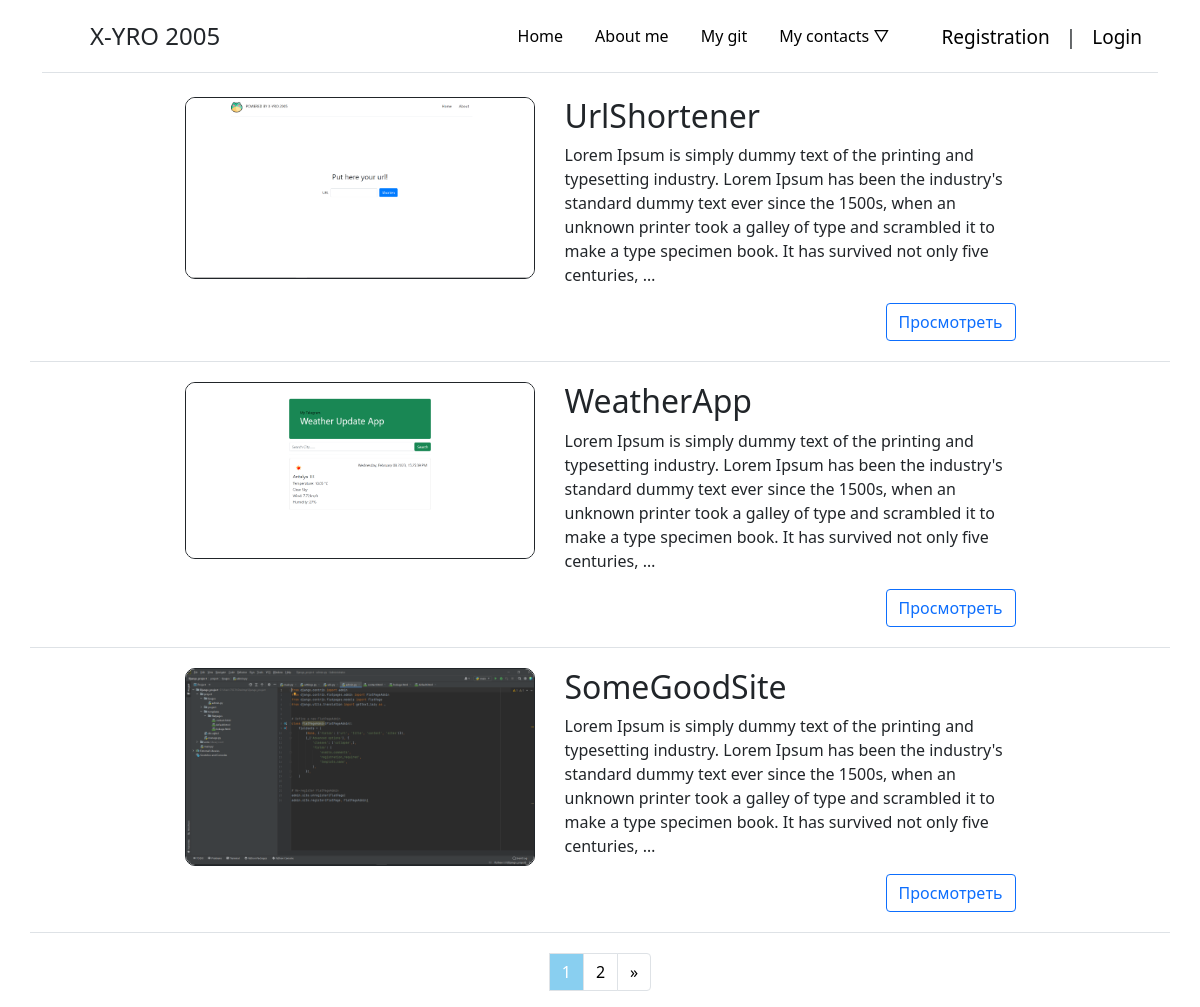
The page / on the database its author committed.
### WebPortfolioApp/models.py (models this page shows, shortened)
class PortfolioStructure(models.Model):
    title = models.CharField(max_length=255, unique=True)
    slug = models.SlugField(null=True, unique=True, db_index=True)
    upload_img = models.ImageField(upload_to='image/%Y/%m/%d/', blank=True)
    upload = models.FileField(upload_to='video/%Y/%m/%d/')
    descr = models.TextField()
    site_url = models.URLField(blank=False)
    git_url = models.URLField(blank=False)
    likes = models.ManyToManyField(User, related_name='likes')
    def get_absolute_url(self):
        return reverse('project', kwargs={'proj_slug': self.slug})
    class Meta:
        ordering = ['id']

### WebPortfolioApp/views.py (the view)
# urls.py: path('', ListProjects.as_view(), name='home'),
class ListProjects(ListView):
    paginate_by = 3
    model = PortfolioStructure
    template_name = 'WebPortfolioApp/index.html'
    context_object_name = 'projects'

### WebPortfolioApp/templates/WebPortfolioApp/index.html (shortened to what this page needs)
{% extends 'WebPortfolioApp/base.html' %}
{% block content %}
    <div class="container">
            {% for p in projects %}
                <div class="row class-proj">
                    <div class="col-1 mx-auto">
                        {% if p.upload_img %}
                        <div class="proj-img"><img src="{{ p.upload_img.url }}"></div>
                        {% endif %}
                    </div>
                <div class="col-5 mx-auto">
                    <h2>{{p.title}}</h2>
                {% autoescape on %}
                {{p.descr|linebreaks|truncatewords:50}}
                {% endautoescape %}
                        <a href="{{ p.get_absolute_url }}" class="btn btn-outline-primary">Просмотреть</a>
                </div>
                </div>
        {% endfor %}
    </div>
{% endblock %}

### WebPortfolioApp/templates/WebPortfolioApp/base.html (shortened to what this page needs)
{% load static %}
<!doctype html>
<html lang="en">
<head>
    <link href="https://cdn.jsdelivr.net/npm/bootstrap@5.0.2/dist/css/bootstrap.min.css" rel="stylesheet">
    <link rel="stylesheet" href="{% static 'css/style.css' %}">
</head>
<body>
    {% block nav %}
        <div class="container">
            <header class="d-flex flex-wrap justify-content-center py-3 mb-4 border-bottom">
              <a href="/" class="d-flex align-items-center mb-3 mb-md-0 me-md-auto text-dark text-decoration-none">
                <svg class="bi me-2" width="40" height="32"><use xlink:href="#bootstrap"></use></svg>
                <span class="fs-4">X-YRO 2005</span>
              </a>
              <ul class="nav nav-pills">
                <li class="nav-item"><a href="{% url 'home' %}" class="nav-link" aria-current="page">Home</a></li>
                <li class="nav-item"><a href="#" class="nav-link">About me</a></li>
                <li class="nav-item"><a href="https://github.com/Adel5002/" class="nav-link">My git</a></li>
                <li class="nav-item"><a href="#" class="nav-link dropdown-item">My contacts &bigtriangledown;</a>
                </li>
                {% if request.user.is_authenticated %}
                <div class="register-style"> {{ user.username }} |<a href="{% url 'logout'%}" class="nav-link">Logout</a></div>
                {% else %}
                <div class="register-style"><a href="{% url 'register'%}" class="nav-link">Registration</a>|<a href="{% url 'login'%}" class="nav-link">Login</a></div>
                {% endif %}
              </ul>
            </header>
        </div>
    {% endblock %}
{% block content %}
{% endblock %}
{% if page_obj.has_other_pages %}
<nav class="d-flex justify-content-center">
    <ul class="pagination">
        {% for p in paginator.page_range %}
        {% if page_obj.number == p %}
        <li class="page-item page-link page-num-selected">{{ p }}</li>
        {% elif p >= page_obj.number|add:-2 and p <= page_obj.number|add:2  %}
        <li class="page-item">
            <a href="?page={{ p }}" class="page-link">{{ p }}</a>
        </li>
        {% endif %}
        {% endfor %}
        {% if page_obj.has_next %}
            <li class="page-item">
                <a href="?page={{ page_obj.next_page_number }}" class="page-link">&raquo;</a>
            </li>
        {% endif %}
    </ul>
</nav>
{% endif %}
</body>
</html>

### static/css/style.css (style rules this page uses)
a { text-decoration: none; color: #000000; }
.register-style a.nav-link { display: inline; }
.register-style { margin-top: 6.9px; margin-left: 20px; font-size: 19px; }
.proj-img img { height: 0 auto; max-width: 350px; border: 1.5px solid; border-radius: 10px; }
a.btn.btn-outline-primary { float: right; }
a.nav-link { color: #000000; }
a.page-link { color: #000000; }
.row.class-proj { border-bottom: 1px solid #dee2e6; margin-bottom: 20px; padding-bottom: 20px; }
.page-item.page-num-selected { background-color: #89CFF0; color: #ffffff; }

### rows shown on the page
PortfolioStructure: upload_img (picture), title "UrlShortener", descr "Lorem Ipsum is simply dummy text of the printing and typesetting industry. Lorem Ipsum has been the industry's standard dummy text ever since the 1500s, when an unknown printer took a galley of type and scrambled it to make a type specimen book. It has survived not only five centuries, …"
PortfolioStructure: upload_img (picture), title "WeatherApp", descr "Lorem Ipsum is simply dummy text of the printing and typesetting industry. Lorem Ipsum has been the industry's standard dummy text ever since the 1500s, when an unknown printer took a galley of type and scrambled it to make a type specimen book. It has survived not only five centuries, …"
PortfolioStructure: upload_img (picture), title "SomeGoodSite", descr "Lorem Ipsum is simply dummy text of the printing and typesetting industry. Lorem Ipsum has been the industry's standard dummy text ever since the 1500s, when an unknown printer took a galley of type and scrambled it to make a type specimen book. It has survived not only five centuries, …"

### other values the page prints
{{ p }} "1"
{{ p }} "2"
